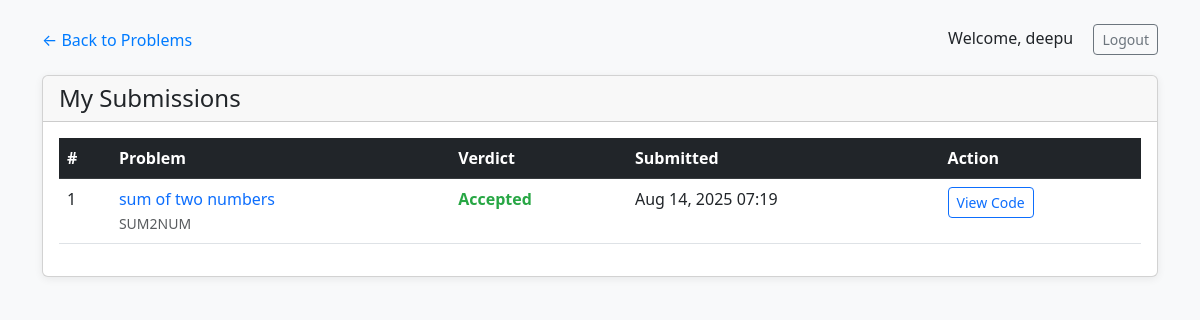
/problems/submissions/ (signed in), run on the app's committed database.
### core/models.py (models this page shows, shortened)
class Submission(models.Model):
    LANGUAGE_CHOICES = [
        ('py', 'Python 3'),
        ('cpp', 'C++'),
        ('c', 'C'),
    ]
    VERDICT_CHOICES = [
        ('AC', 'Accepted'),
        ('WA', 'Wrong Answer'),
        ('TLE', 'Time Limit Exceeded'),
        ('RE', 'Runtime Error'),
        ('CE', 'Compilation Error'),
    ]
    problem = models.ForeignKey(Problem, on_delete=models.CASCADE)
    user = models.ForeignKey(User, on_delete=models.CASCADE)
    code_text = models.TextField()
    language = models.CharField(max_length=10, choices=LANGUAGE_CHOICES, default='py')  # Add this field
    verdict = models.CharField(max_length=10, choices=VERDICT_CHOICES)
    submitted = models.DateTimeField(auto_now_add=True)
    class Meta:
        ordering = ['-submitted']

class Problem(models.Model):
    DIFFICULTY = (('E','Easy'),('M','Medium'),('H','Hard'))
    name = models.CharField(max_length=100)
    short_code = models.CharField(max_length=40,unique=True)
    statement = models.TextField()
    difficulty = models.CharField(max_length=1,choices=DIFFICULTY)

### core/views.py (the view)
# urls.py: path('submissions/', views.submissions_list, name='submissions_list'),
@login_required
def submissions_list(request):
    submissions = Submission.objects.filter(user=request.user).order_by('-submitted')
    context = {
        'submissions': submissions,
    }
    return render(request, 'submissions.html', context)

### core/templates/submissions.html (shortened to what this page needs)
{% load static %}
<!DOCTYPE html>
<html lang="en">
<head>
    <link href="https://cdn.jsdelivr.net/npm/bootstrap@5.3.0/dist/css/bootstrap.min.css" rel="stylesheet">
</head>
<body>
<div class="container">
    <div class="d-flex justify-content-between align-items-center mt-4 mb-3">
        <a href="{% url 'core:problems_list' %}" class="back-link">&larr; Back to Problems</a>
        <div>
            <span class="me-3">Welcome, {{ user.username }}</span>
            <a href="{% url 'authentication:logout-user' %}" class="btn btn-outline-secondary btn-sm">Logout</a>
        </div>
    </div>
    <div class="card">
        <div class="card-header">
            <h4 class="mb-0">My Submissions</h4>
        </div>
        <div class="card-body">
            {% if submissions %}
            <div class="table-responsive">
                <table class="table table-hover">
                    <thead class="table-dark">
                        <tr>
                            <th>#</th>
                            <th>Problem</th>
                            <th>Verdict</th>
                            <th>Submitted</th>
                            <th>Action</th>
                        </tr>
                    </thead>
                    <tbody>
                        {% for submission in submissions %}
                        <tr>
                            <td>{{ forloop.counter }}</td>
                            <td>
                                <a href="{% url 'core:problem_detail' submission.problem.short_code %}" class="text-decoration-none">
                                    {{ submission.problem.name }}
                                </a>
                                <br>
                                <small class="text-muted">{{ submission.problem.short_code }}</small>
                            </td>
                            <td>
                                <span class="verdict-{{ submission.verdict }}">
                                    {{ submission.get_verdict_display }}
                                </span>
                            </td>
                            <td>{{ submission.submitted|date:"M d, Y H:i" }}</td>
                            <td>
                                <button class="btn btn-sm btn-outline-primary"
                                        onclick="showSubmissionCode('{{ submission.code_text|escapejs }}')">
                                    View Code
                                </button>
                            </td>
                        </tr>
                        {% endfor %}
                    </tbody>
                </table>
            </div>
            {% else %}
            <div class="text-center text-muted py-5">
                <h5>No submissions yet</h5>
                <p>Start solving problems to see your submissions here.</p>
                <a href="{% url 'core:problems_list' %}" class="btn btn-primary">Browse Problems</a>
            </div>
            {% endif %}
        </div>
    </div>
</div>
</body>
</html>

### core/templates/submissions.html (style rules this page uses)
body { background: #f8f9fa; }
.card { margin-top: 20px; box-shadow: 0 2px 8px rgba(0,0,0,0.07); }
.verdict-AC { color: #28a745; font-weight: bold; }
.back-link { text-decoration: none; color: #007bff; }

### data on the page
Submission: problem.name "sum of two numbers", problem.short_code "SUM2NUM", verdict "Accepted", submitted "Aug 14, 2025 07:19"

### other printed values
{{ user.username }} "deepu"
